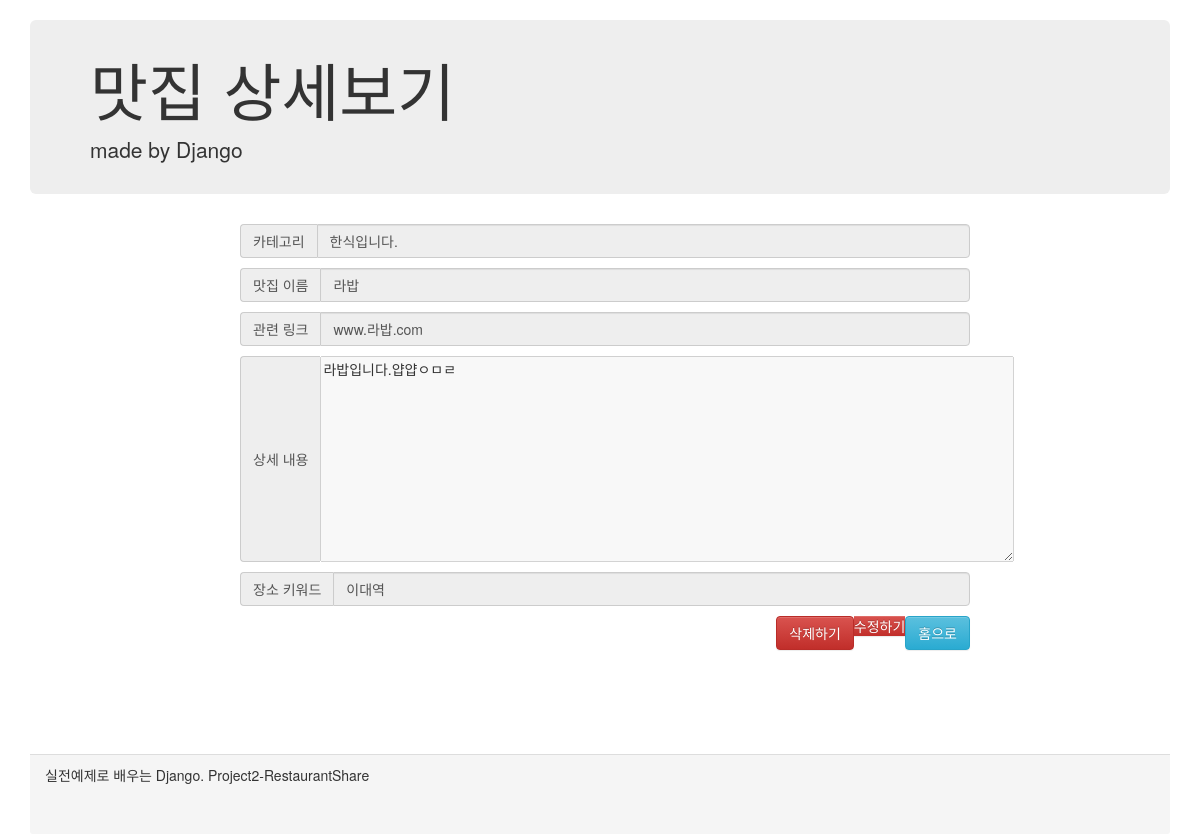
Page /restaurantDetail/3 on the committed database.
### shareRes/models.py (models this page shows)
class Restaurant(models.Model):
    category = models.ForeignKey(Category, on_delete = models.SET_DEFAULT, default=4)
    restaurant_name = models.CharField(max_length = 100)
    restaurant_link = models.CharField(max_length = 500)
    restaurant_content = models.TextField()
    restaurant_keyword = models.CharField(max_length = 50)

class Category(models.Model):
    category_name = models.CharField(max_length = 100)

### shareRes/views.py (the view)
# urls.py: path('restaurantDetail/<str:res_id>',views.restaurantDetail, name='resDetailPage'),
def restaurantDetail(request, res_id):
    restaurant = Restaurant.objects.get(id = res_id)
    content = {'restaurant':restaurant}
    return render(request, 'shareRes/restaurantDetail.html',content)

### shareRes/templates/shareRes/restaurantDetail.html (shortened to what this page needs)
<html lang="en">
<head>
    <link rel="stylesheet" href="https://maxcdn.bootstrapcdn.com/bootstrap/3.3.2/css/bootstrap.min.css">
    <link rel="stylesheet" href="https://maxcdn.bootstrapcdn.com/bootstrap/3.3.2/css/bootstrap-theme.min.css">
</head>
<body>
    <div class="container">
        <div class="header">
            <div class="jumbotron">
                <h1>맛집 상세보기</h1>
                <p>made by Django</p>
            </div>
        </div>
        <div class="content">
            <div class="inputDiv">
                <div class="input-group">
                    <span class="input-group-addon" id="sizing-addon2">카테고리</span>
                    <input id="resCategory" name="resCategory" type="text" class="form-control"
                    disabled value="{{restaurant.category.category_name}}">
                </div>
                <div class="input-group">
                    <span class="input-group-addon" id="sizing-addon2">맛집 이름</span>
                    <input id="resTitle" name="resTitle" type="text" class="form-control"
                    disabled value="{{restaurant.restaurant_name}}">
                </div>
                <div class="input-group">
                    <span class="input-group-addon" id="sizing-addon2">관련 링크</span>
                    <input id="resLink" name="resLink" type="text" class="form-control"
                    disabled value="{{restaurant.restaurant_link}}">
                </div>
                <div class="input-group">
                    <span class="input-group-addon" id="sizing-addon2">상세 내용</span>
                    <textarea id="resContent" name="resContent" cols="90" rows="10" disabled value="">{{restaurant.restaurant_content}}</textarea>
                </div>
                <div class="input-group">
                    <span class="input-group-addon" id="sizing-addon2">장소 키워드</span>
                    <input id="resLoc" name="resLoc" type="text" class="form-control"
                    disabled value="{{restaurant.restaurant_keyword}}">
                </div>
                <a href ="/" class="resAddBtn btn btn-info" role="button">홈으로</a>
                <a href ="./updatePage/{{restaurant.id}}" class="resAddBtn btn-danger" role="button">수정하기</a>
                <form action ="./delete" method="POST">{% csrf_token %}
                    <input type="submit" class="resAddBtn btn btn-danger" value="삭제하기">
                </form>
            </div>
        </div>
        <div class="panel-footer">
            실전예제로 배우는 Django. Project2-RestaurantShare
        </div>
    </div>
</body>
</html>

### shareRes/templates/shareRes/restaurantDetail.html (style rules this page uses)
.container { margin-top: 20px; }
.jumbotron { padding-top:15px; padding-bottom:15px; }
.content { min-height: 60%; margin: auto; }
.inputDiv { margin-left: 200px; margin-right: 200px; margin-bottom: 50px; }
.input-group { margin:10px; width: 730px; }
.resAddBtn { float:right; }
.panel-footer { margin-top: 50px; height: 10%; }

### rows in the picture
Restaurant: resCategory "한식입니다.", resTitle "라밥", resLink "www.라밥.com", resContent "라밥입니다.얍얍ㅇㅁㄹ", resLoc "이대역"
